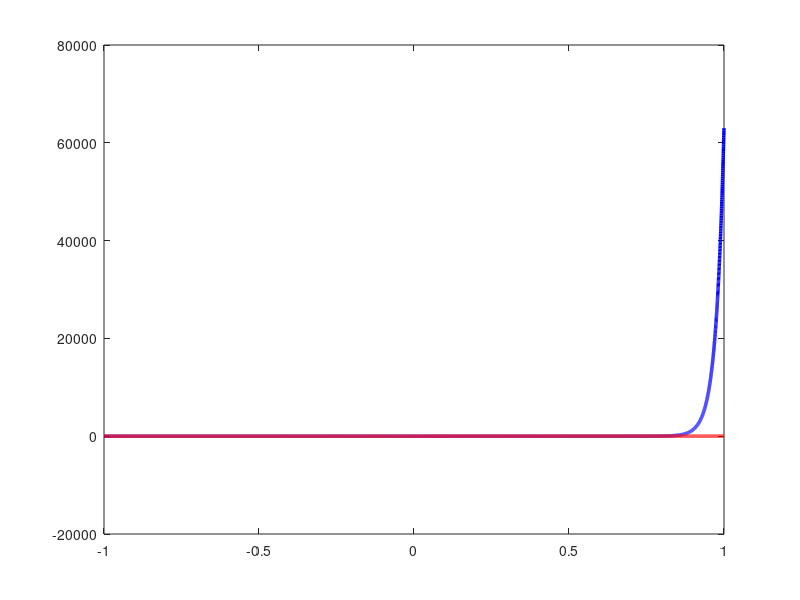

This chart was generated by the following MATLAB code: (Note: this script raises an error after producing the figure.)
%% INITIALIZE
%%%%%%%%%%%%%%%%%%%%%%%%%
clear;
close all;
clc;
%%%%%%%%%%%%%%%%%%%%%%%%%
%% CONSTANT DEFINITION
%%%%%%%%%%%%%%%%%%%%%%%%%
k = 1.38064852e-23;
q_e = 1.60217662e-19;
I_s = 1e-12;
T = 300; % Kelvins, Room temperature
%%%%%%%%%%%%%%%%%%%%%%%%%
%% VISUALISATION
%%%%%%%%%%%%%%%%%%%%%%%%%

R = 10; % In ohms

% Up close or far away regulator
I_limits = [-10 10];% * 5e-12;

V = linspace(-1, 1, 1e4);
I_diode = I_s * (exp(q_e * V / k / T) - 1);
I_resistor = V * R;

fig = figure();
plot(V, I_diode, '-b', 'LineWidth', 2.5);
hold on;
plot(V, I_resistor, '-r', 'LineWidth', 2.5); 
xline(0, 'LineWidth', 1 ,'alpha', .5);
yline(0, 'LineWidth', 1, 'alpha', .5);
xlim([-.9, .9])
ylim(I_limits)
xlabel('ძაბვა (ვოლტი)')
ylabel('გამავალი დენი (ამპერი)')
legend('დიოდის გრაფი', 'რეზისტორის გრაფი : R=10\Omega', 'Location', 'northwest')
title('დენის ძაბვაზე დამოკიდებულების გრაფი')
grid on
grid minor

saveas(fig, '../images/iv_diode_vs_resistor.png')